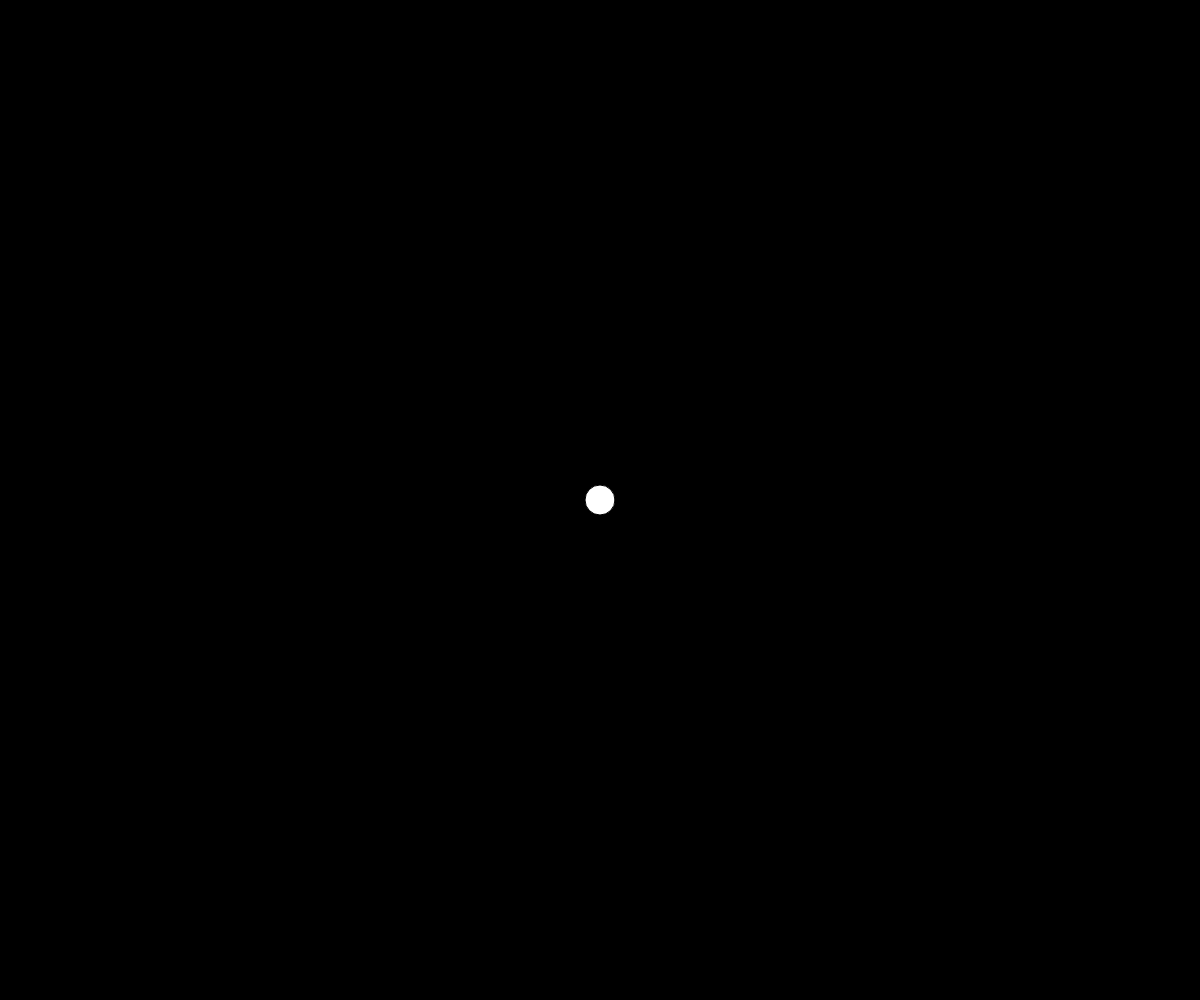
Frame 1 (no input)
Frame 60 (no input): identical to frame 1, image omitted
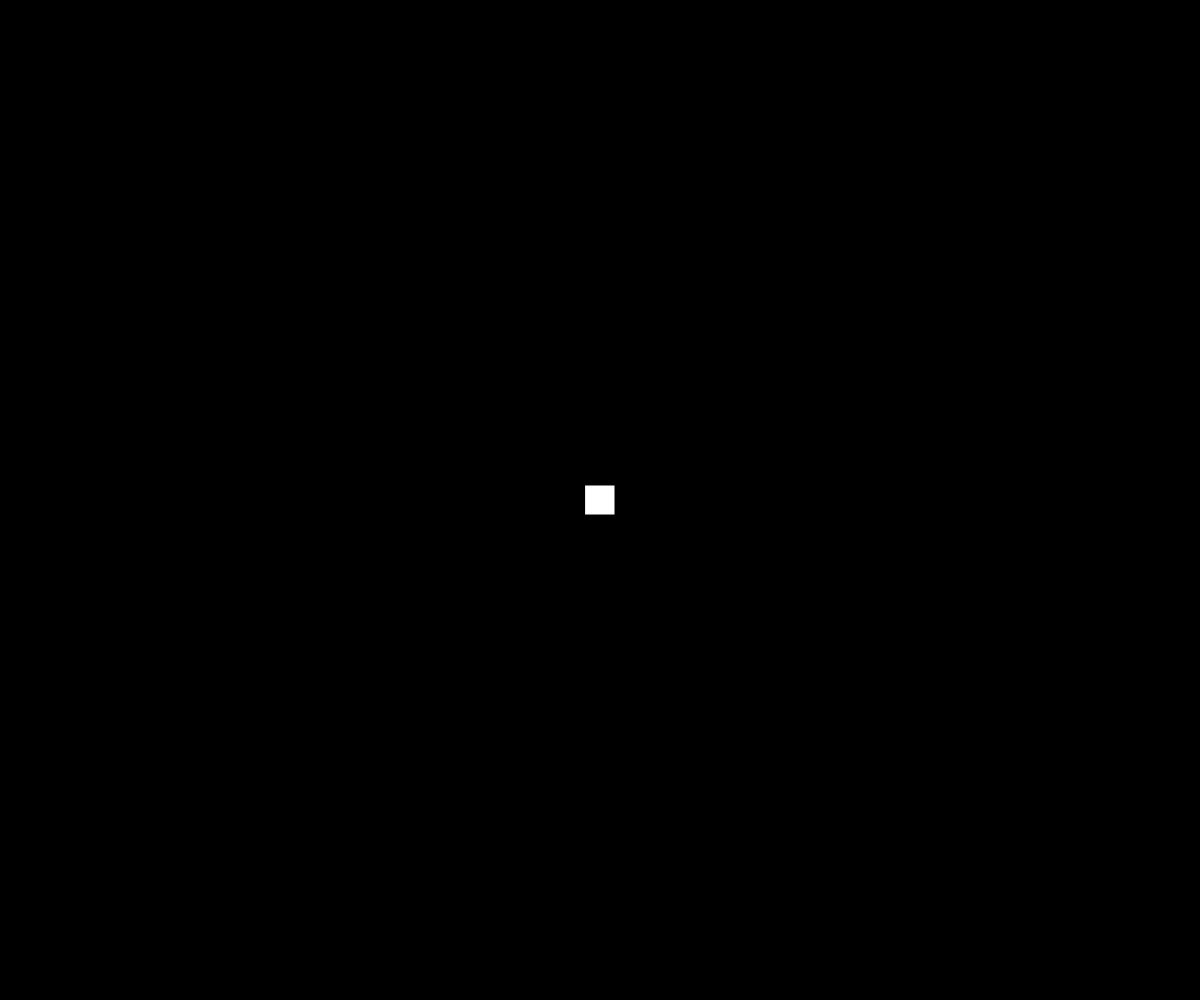
Frame 120 (the mouse pressed at the canvas centre since frame 60)

The p5.js sketch that drew these frames (run headless with seeded random() and noise() and a simulated clock; from frame 60 on, the mouse is pressed at the canvas centre):

// p5.js sketch
// ── sketch.js
// Enemy Attacks
// Travis Ahern
// Nov. 13, 1018

let circleSize = 30;
let numOfThings = 5;
let things = [];

class sword {
  constructor(x, y, size) {
    this.x = 0;

    this.realX;
    this.realY;

    this.xTranslate = x;
    this.yTranslate = y;

    this.size = size;
    this.rotate = atan2(height/2 - y, width/2 - x);
  }

  destroy() {
    return this.realX < width/2 + this.size*2 && this.realX > width/2 - this.size*2
    && this.realY < height/2 + this.size*2 && this.realY > height/2 - this.size*2;
  }

  move() {
    this.x++;
    this.realX = this.xTranslate + cos(this.rotate)*this.x;
    this.realY = this.yTranslate + sin(this.rotate)*this.x;
  }

  show() {
    push();
    fill("green");
    translate(this.xTranslate, this.yTranslate);
    rotate(this.rotate);
    rect(this.x, 0, this.size/2, this.size*2);
    pop();
  }
}

class badGuy {
  constructor(x, y, size) {
    this.x = x;
    this.y = y;

    this.size = size;
    this.aSword = [];

    this.timer = 100;
    this.otherTime = millis();
    this.state = 1;
  }

  move() {
    if (this.x > width/2 + this.size*2) {
      this.x -= 0.5;
    }

    if (this.x < width/2 - this.size*2) {
      this.x += 0.5;
    }

    if (this.y > height/2 + this.size*2) {
      this.y -= 0.5;
    }

    if (this.y < height/2 - this.size*2) {
      this.y += 0.5;
    }
  }

  attack() {
    if (this.state === 1) {
      this.aSword.push(new sword(this.x, this.y, this.size));
      this.state = 0;
    }

    else {
      let elapsedTime = millis() - this.otherTime;
      if (elapsedTime > this.timer) {
        this.state = 1;
        this.otherTime = millis();
      }
    }
  }

  show() {
    rect(this.x, this.y, this.size, this.size);
  }
}

function setup() {
  createCanvas(windowWidth, windowHeight);
  rectMode(CENTER);
}

function draw() {
  background(0);
  centerScreen();
  badGuyMovement();
}

function badGuyMovement() {
  for (let i = 0; i < things.length; i++) {
    // things[i].move();
    things[i].attack();
    things[i].show();
    for (let j = things[i].aSword.length-1; j >= 0; j--) {
      things[i].aSword[j].move();
      things[i].aSword[j].show();
      if (things[i].aSword[j].destroy()) {
        things[i].aSword.splice(j, 1);
      }
    }
  }
}

function centerScreen() {
  ellipse(width/2, height/2, circleSize);
}

function mousePressed() {

  things.push(new badGuy(mouseX, mouseY, circleSize));
}
